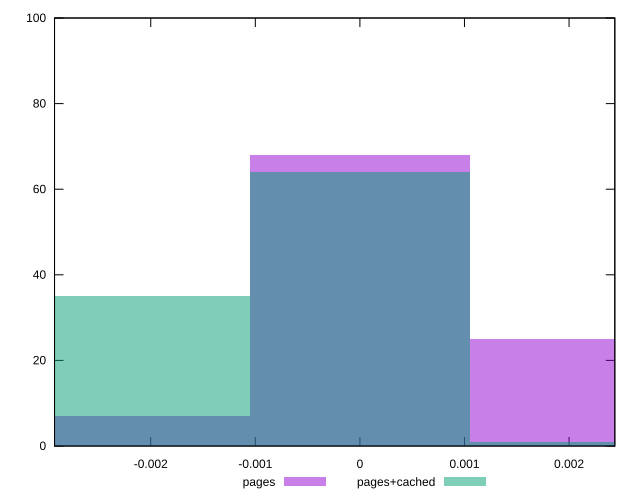

Source code (gnuplot):
reset

$pages <<EOF
0 68
0.0021010145850780316 25
-0.0021010145850780316 7
EOF

$pagesCached <<EOF
0 64
-0.0021010145850780316 35
0.0021010145850780316 1
EOF

set key outside below
set boxwidth 0.0021010145850780316
set xrange [-0.002920053734437449:0.002437703013265002]
set yrange [0:100]
set trange [0:100]
set style fill transparent solid 0.5 noborder
set terminal svg size 640, 500 enhanced background rgb 'white'
set output "report_00008_2021-01-22T20:58:29.167/meta/score-difference/comparison/histogram/1_vs_2.svg"

plot $pages title "pages" with boxes, \
     $pagesCached title "pages+cached" with boxes

reset
